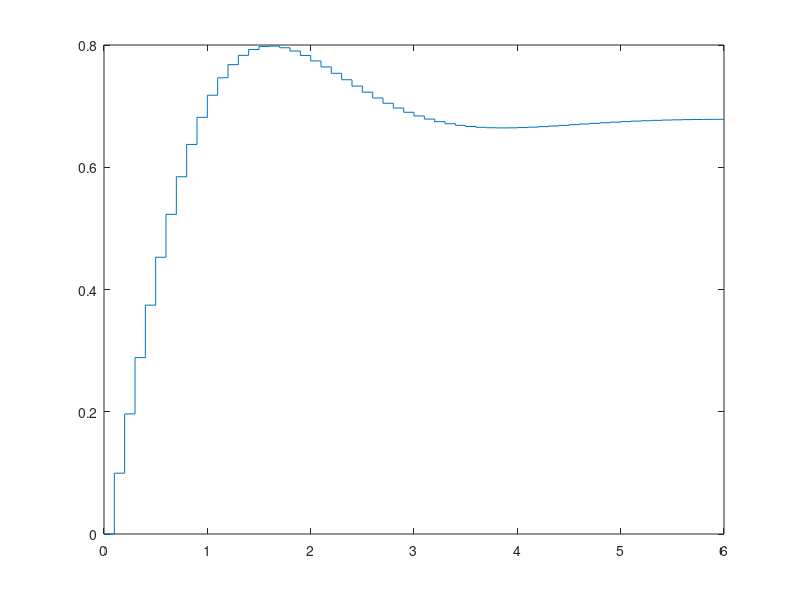
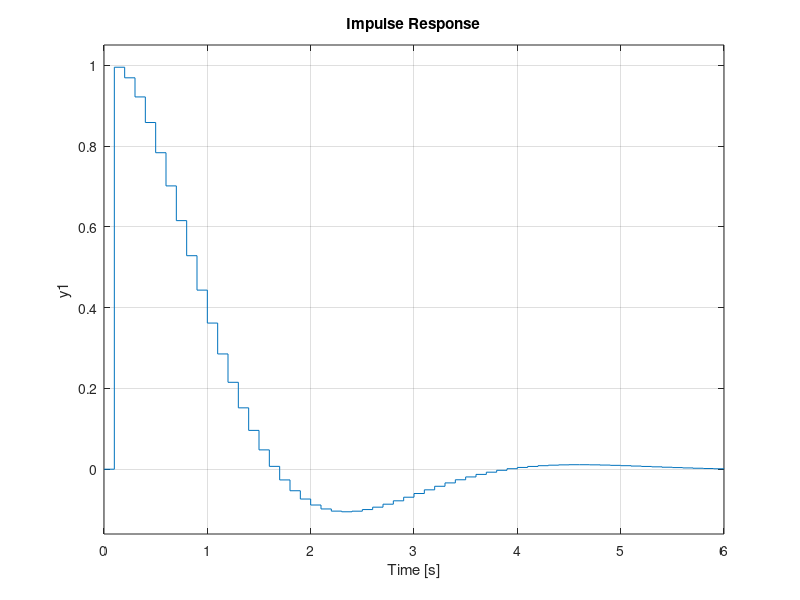
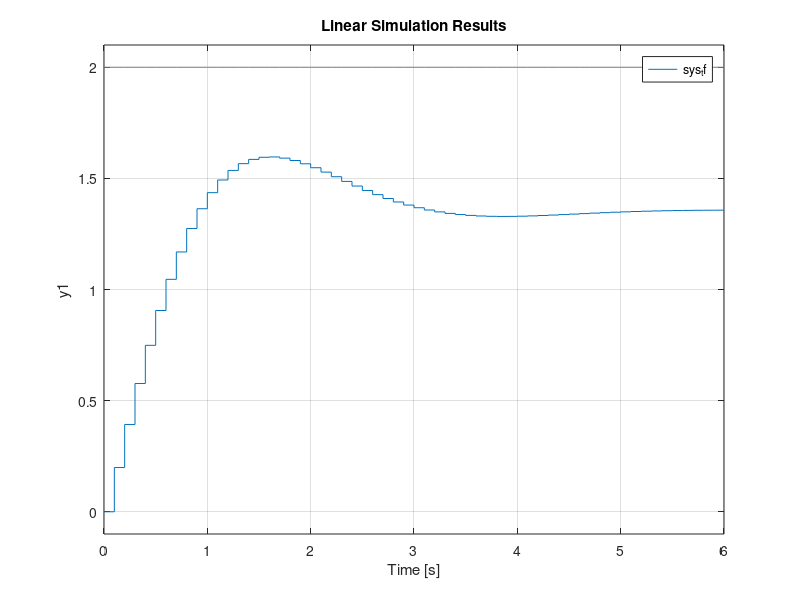
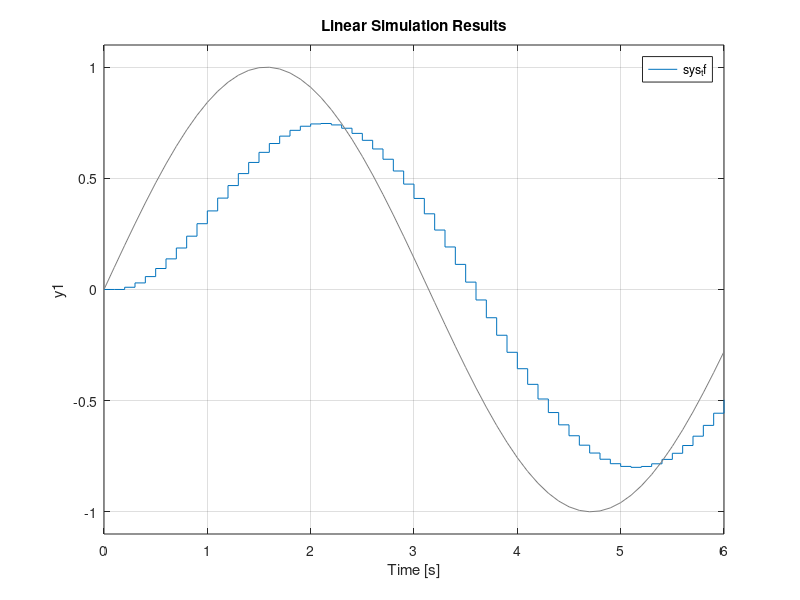

Write the MATLAB code that produced these figures, in order.
% laplaceZtransforms/transfer_fun_dt.m
num = [0.09952, -0.08144];
den = [1, -1.792, 0.8187];
Ts = 0.1; % sampling time
sys_tf = tf(num,den,Ts)
poles = pole(sys_tf);
zeros = zero(sys_tf);
disp(['System Poles = ',num2str(poles')])
disp(['System Zeros = ',num2str(zeros')])

[yout, T] = step(sys_tf);
figure, stairs(T, yout)
figure, impulse(sys_tf)

u1 = 2*ones(length(T),1);
u2 = sin(T);
figure, lsim(sys_tf,u1,T)
figure, lsim(sys_tf,u2,T)
